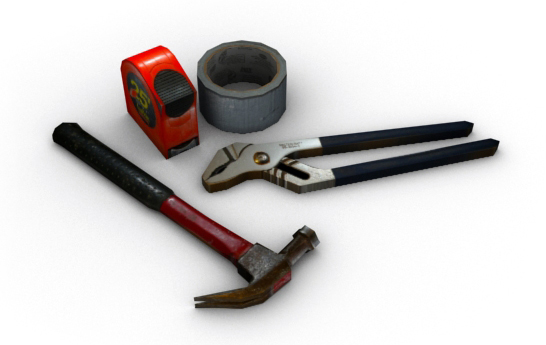
#> input picture tp1/tp1_python/images/tools.jpg, 546 x 345 px; the run also reads 5 pictures not shown here
$ python tp1.py
#> lines starting #> are read from the running program, lines starting #| are printed output that depends on the picture; after the words box and inside, x2 and y2 are one past the last pixel; in counts of white or black regions, pixels touching at a corner belong together
### tp1/tp1_python/gaussian_convolution.py
from scipy import signal
import gaussian_filter_2d as gf2d

def gaussianConvolution(I,sigma):
    G = gf2d.gaussianFilter2d(sigma)
    return signal.convolve2d(I,G,mode="same",boundary="symm")
    ## mode is the format of the returned array
    ## boundary is how you treat boundaries

### tp1/tp1_python/gradient.py
import numpy as np
import math
from scipy import signal

class imageGradient():
    def __init__(self, dIx, dIy, dI_norm, dI_orientation):
        self.dIx = dIx
        self.dIy = dIy
        self.dI_norm = dI_norm
        self.dI_orientation = dI_orientation


def computeGradientNoConvolution(I):
    n,m = I.shape
    ## These outputs have the size of I.shape-1 because of borders
    dIx = np.zeros((n-1,m-1))
    dIy = np.zeros((n-1,m-1))
    dI_norm = np.zeros((n-1,m-1))
    dI_orientation = np.zeros((n-1,m-1))

    for i in range(1,n-1):
        for j in range(1,m-1):
            dIx[i,j] = I[i+1,j]-I[i-1,j]
            dIy[i,j] = I[i,j+1]-I[i,j-1]
            dI_norm[i,j] = math.sqrt(math.pow(dIx[i,j],2)+math.pow(dIy[i,j],2))
            dI_orientation[i,j] = math.atan(dIy[i,j]/(0.0000001+dIx[i,j]))

    return imageGradient(dIx, dIy, dI_norm, dI_orientation)

def computeGradient(I):
    n,m = I.shape

    # G is the kernel with which we calculate the convolution
    # Here I used the Prewitt derivative filters
    Gy = np.matrix([[-1,0,1],[-2,0,2],[-1,0,1]])
    Gx = np.matrix([[1,2,1],[0,0,0],[-1,-2,-1]])

    dIx = signal.convolve2d(I,Gx,mode="same",boundary="symm")
    dIy = signal.convolve2d(I,Gy,mode="same",boundary="symm")

    dI_norm = np.zeros((n-1,m-1))
    dI_orientation = np.zeros((n-1,m-1))

    for i in range(1,n-1):
        for j in range(1,m-1):
            dI_norm[i,j] = math.sqrt(math.pow(dIx[i,j],2)+math.pow(dIy[i,j],2))
            dI_orientation[i,j] = math.atan(dIy[i,j]/(0.0000001+dIx[i,j]))

    return imageGradient(dIx, dIy, dI_norm, dI_orientation)

### tp1/tp1_python/quantify_gradient.py
import numpy as np
import math

def quantifyGradient(orientation):
    n,m = orientation.shape
    quant_orientation = np.zeros((n,m))
    PI = math.pi

    for i in range(n):
        for j in range(m):
            if orientation[i,j]>3*PI/8 or orientation[i,j]<=-3*PI/8:
                quant_orientation[i,j] = 1
            if orientation[i,j]<=3*PI/8 and orientation[i,j]>PI/8:
                quant_orientation[i,j] = 2
            if orientation[i,j]>-PI/8 and orientation[i,j]<=PI/8:
                quant_orientation[i,j] = 3
            if orientation[i,j]<=-PI/8 and orientation[i,j]>-3*PI/8:
                quant_orientation[i,j] = 4

    return quant_orientation

### tp1/tp1_python/non_max_supression.py
import numpy as np

def nms(dI_norm, quantified_orientation, threshold):
    n,m = dI_norm.shape

    candidate_edges = []

    #find all candidate edges
    for i in range(n):
        for j in range(m):
            if dI_norm[i,j]>threshold:
                candidate_edges.append((i,j))

    # nms_edges is a boolean matrix
    nms_edges = np.zeros((n-1,m-1))

    #Consider all candidates edges
    for k in range(len(candidate_edges)):
        i,j = candidate_edges[k]

        if i>0 and j>0 and i<n-1 and j<m-1:
            if quantified_orientation[i,j] == 3:
                if (dI_norm[i,j]>dI_norm[i-1,j]) and (dI_norm[i,j]>dI_norm[i+1,j]):
                        nms_edges[i,j] = 1
            elif quantified_orientation[i,j] == 4:
                if (dI_norm[i,j]>dI_norm[i-1,j-1]) and (dI_norm[i,j]>dI_norm[i+1,j+1]):
                        nms_edges[i,j] = 1
            elif quantified_orientation[i,j] == 1:
                if (dI_norm[i,j]>dI_norm[i,j-1]) and (dI_norm[i,j]>dI_norm[i,j+1]):
                        nms_edges[i,j] = 1
            elif quantified_orientation[i,j] == 2:
                if (dI_norm[i,j]>dI_norm[i+1,j-1]) and (dI_norm[i,j]>dI_norm[i-1,j+1]):
                        nms_edges[i,j] = 1
            else:
                print("non_max_suppression : the input orientation matrix is not valid.")

    return nms_edges

### tp1/tp1_python/canny_edges.py
import numpy as np
from gaussian_convolution import gaussianConvolution
from gradient import computeGradient
from quantify_gradient import quantifyGradient
from non_max_supression import nms

def cannyEdges(I,sigma,t1,t2):
    #t1>t2

    I_blurred = gaussianConvolution(I,sigma)
    I_gradient = computeGradient(I_blurred)
    dIx,dIy,dI_norm,dI_orientation = I_gradient.dIx,I_gradient.dIy,I_gradient.dI_norm,I_gradient.dI_orientation
    quantified_orientation = quantifyGradient(dI_orientation)
    nms_edges_1 = nms(dI_norm, quantified_orientation, t1)
    nms_edges_2 = nms(dI_norm, quantified_orientation, t2)

    #Hysteresis
    edges_to_visit = []
    n,m = nms_edges_1.shape
    for i in range(n):
        for j in range(m):
            if nms_edges_1[i,j] == 1:
                edges_to_visit.append((i,j))


    while len(edges_to_visit)>0:
        new_edges_to_visit = []
        for k in range(len(edges_to_visit)):
            edge_i,edge_j = edges_to_visit[k]

            for i in range(-1,2):
                for j in range(-1,2):
                    if (i!=0) and (j!=0):
                        if (edge_i+i>=0) and (edge_i+i<n) and (edge_j+j>=0) and (edge_j+j<m):
                            pei = edge_i + i
                            pej = edge_j + j
                            if (nms_edges_2[pei,pej] == 1) and (nms_edges_1[pei,pej] == 0):
                                nms_edges_1[pei,pej]=1
                                new_edges_to_visit.append((pei,pej))
        edges_to_visit = new_edges_to_visit

    return nms_edges_1


### tp1/tp1_python/gaussian_filter_2d.py
import math
import numpy as np

def gaussianFilter2d(sigma):
    int_sigma = math.ceil(sigma)

    x = np.arange(-2*int_sigma,2*int_sigma+1,1.)
    ##print(x)
    gaussian = lambda t: math.exp((-math.pow(t,2))/(2*pow(sigma,2)))
    fx = np.vectorize(gaussian)

    y = np.arange(-2*int_sigma,2*int_sigma+1,1)
    fy = np.vectorize(gaussian)

    f = np.dot(fx(x)[:,None],fy(y)[None,:])
    f = f/np.sum(f)

    return f


### tp1/tp1_python/tp1.py

# coding: utf-8

# # TP1 TRIVA - Louis Montaut

# This project is made using Python. I did the same thing with Octave (Matlab), but I spent less time on it since I wanted to exercise my python skills.<br>
# You can check out my matlab version, but this python version is the most advanced of the two.

# ##  Important presets

# In[1]:


import numpy as np
import matplotlib.pyplot as plt
import matplotlib.image as mpimg
import os


# In[2]:


file_name = 'images/tools.jpg'

#We need to get the format of the file because python treats png and jpg in a different way !
file_format = file_name[len(file_name)-3]+file_name[len(file_name)-2]+file_name[len(file_name)-1]


# In[3]:


def showImages(ImagesArray,name_of_file = '',saveFile = 'false'):
    fig = plt.figure(figsize=(13,13))

    n = len(ImagesArray)
    rows = n//2+1
    for i in range(n):
            fig.add_subplot(rows,2,i+1)
            plt.axis('off')
            plt.title(ImagesArray[i][1])
            plt.imshow(ImagesArray[i][0], cmap = plt.get_cmap('gray'))
    plt.show()

    if saveFile:
        #Do not forget to add the extension in the name_of_file
        fig.savefig('results/'+name_of_file+'.'+file_format)
    return None


# In[4]:


if not os.path.exists("results"):
    os.makedirs("results")


# In[5]:


def get_luminance(Irgb):
    return np.dot(Irgb[...,:3], [0.2126, 0.7152, 0.0722])


# ## I) Basic image processing

# ### RGB Image

# In[6]:


Irgb = mpimg.imread(file_name)
#> Irgb is the input picture: shape (345, 546, 3); mean R, G, B 208, 204.9, 204.2
fig = plt.figure(figsize=(6,6))
plt.axis('off')
plt.title('RGB image')
imgplot = plt.imshow(Irgb)
plt.show()


# ### Black and white

# In[7]:


I = get_luminance(Irgb)
showImages([(I,'B&W image')],'black_and_white',True)


# ### Noise

# **Why is there a different sigma_noise depending on jpg or png?**<br>
# Because Python doesn't interpret PNG and JPG files the same way. To python, a PNG file has grayscale values between 0 and 1. JPG files have grayscale values between 0 and 255.<br>
# **When we are looking at a JPG file, it is normal for the sigma_noise to be above 3. Divide this value by 255 if you want to get the same value for a PNG file.**
# **A PNG file will have a "strong" with sigma_noise>0.05**

# In[8]:


sigma_noise_1 = 0.05
sigma_noise_2 = 0.1
sigma_noise_3 = 0.3

if file_format == 'jpg':
    sigma_noise_1*=255
    sigma_noise_2*=255
    sigma_noise_3*=255

n,m = I.shape
#> n = 345; m = 546
I_noise_1 = I + np.random.randn(n,m)*sigma_noise_1
I_noise_2 = I + np.random.randn(n,m)*sigma_noise_2
I_noise_3 = I + np.random.randn(n,m)*sigma_noise_3

showImages([(I,'B&W image'),(I_noise_1,'Image with noise = '+str(sigma_noise_1)),
            (I_noise_2,'Image with noise = '+str(sigma_noise_2)),
            (I_noise_3,'Image with noise = '+str(sigma_noise_3))],'noise',True)


# ### Gaussian convolution

# For the Gaussian convolution, it is important to check if the integral (sum in this case) of the kernel we use to calculate the blurr is equal to 1. Here, we wrote the code in **gaussian_filter_2d.py** to match this property.

# In[9]:


import gaussian_convolution as gc
sigma_1 = 2
sigma_2 = 6
I_blurred_1 = gc.gaussianConvolution(I,sigma_1)
I_blurred_2 = gc.gaussianConvolution(I,sigma_2)

showImages([(I,'B&W image'),(I_blurred_1,'Blurred image with sigma = '+str(sigma_1)),
            (I_blurred_2,'Blurred image with sigma = '+str(sigma_2))],'gaussian_convolution',True)


# In Python, we can choose how the convolution is calculated on the edges. Here, I chose the parameter "symm" for the boundaries (check in **gaussian_convolution.py**). Therefore, the algorithm "prolongates" the boundaries of the image in order to calculate the blur.<br>
# If we don't do so, we get dark borders.

# ### Gradient

# **Why is there a different threshold depending on jpg or png?**<br>
# Because Python doesn't interpret PNG and JPG files the same way. To python, a PNG file has grayscale values between 0 and 1. JPG files have grayscale values between 0 and 255.<br>
# **When we are looking at a JPG file, it is normal for the threshold to be above 10. Divide this value by 255 if you want to get the same value for a PNG file.**

# In[10]:


threshold = 0.05

if file_format == 'jpg':
    threshold*=255


# Here, I made the code so that we can compute the gradient using two techniques.<br>
# The first one : **computeGradientNoConvolution** doesn't use kernels to compute the gradient. It just uses the standard finite differences.<br>
# The second one : **computeGradient** uses convolution to compute the gradient.

# In[11]:


from gradient import computeGradient, computeGradientNoConvolution

I_blurred = gc.gaussianConvolution(I,2)
I_gradient = computeGradientNoConvolution(I_blurred)
#I_gradient = computeGradient(I_blurred)
dIx,dIy,dI_norm,dI_orientation = I_gradient.dIx,I_gradient.dIy,I_gradient.dI_norm,I_gradient.dI_orientation

n,m = dI_norm.shape
#> n = 344; m = 545
dI_norm_threshold = np.zeros((n,m))

for i in range(n):
    for j in range(m):
        if dI_norm[i,j]>threshold:
            dI_norm_threshold[i,j]=dI_norm[i,j]

threshold_2 = 0.1
threshold_3 = 0.2

if file_format == 'jpg':
    threshold_2 = 0.1*255
    threshold_3 = 0.2*255

dI_norm_threshold_2 = np.zeros((n,m))
for i in range(n):
    for j in range(m):
        if dI_norm[i,j]>threshold_2:
            dI_norm_threshold_2[i,j]=dI_norm[i,j]


dI_norm_threshold_3 = np.zeros((n,m))
for i in range(n):
    for j in range(m):
        if dI_norm[i,j]>threshold_3:
            dI_norm_threshold_3[i,j]=dI_norm[i,j]

showImages([(dI_norm,'Gradient norm'),
            (dI_norm_threshold,'Gradient norm with threshold = '+str(threshold)),
           (dI_norm_threshold_2,'Gradient norm with threshold = '+str(threshold_2)),
           (dI_norm_threshold_3,'Gradient norm with threshold = '+str(threshold_3))],
           'gradient_norm',True)


# ## II) Canny Edge Detector

# ### Quantify Gradient

# In[12]:


from quantify_gradient import quantifyGradient
I_quantified_gradient = quantifyGradient(dI_orientation)

orientation = 2

n,m = I_quantified_gradient.shape
I_orientation = np.zeros((n,m))
for i in range(n):
    for j in range(m):
        if I_quantified_gradient[i,j] == orientation:
            I_orientation[i,j] = 1
        else :
            I_orientation[i,j] = 0
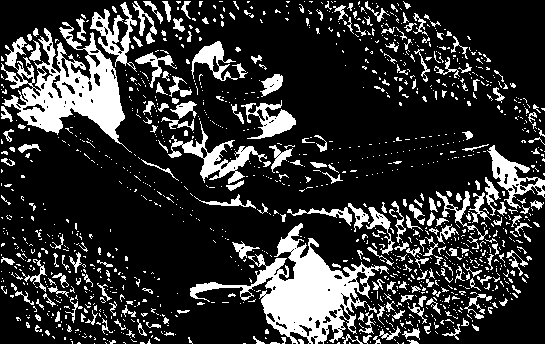
#> I_orientation: shape (344, 545) float64; values 0 (black) and 1 (white), 20% white; 1307 white regions (1069 under 20 px), largest, box (x1, y1, x2, y2) and area: (190, 223, 389, 344) 7371, (1, 22, 132, 153) 6446, (168, 121, 267, 184) 1481


showImages([(dI_norm,'Gradient norm'),(I_orientation,'Orientation = '+str(orientation))],'orientation',True)


# ### Non-max Suppression

# In[13]:


from non_max_supression import nms
I_nms_1 = nms(dI_norm, I_quantified_gradient, threshold)
#> after the loop in nms, `for k in range(len(candidate_edges)):`: nms_edges: shape (343, 544) float64; values 0 (black) and 1 (white), 1.4% white in thin lines or dots, all inside (x1, y1, x2, y2) = (52, 40, 502, 310)
I_nms_2 = nms(dI_norm, I_quantified_gradient, threshold*2)
#> after the loop in nms (call 2), `for k in range(len(candidate_edges)):`: nms_edges: shape (343, 544) float64; values 0 (black) and 1 (white), 1% white in thin lines or dots, all inside (x1, y1, x2, y2) = (52, 40, 501, 310)

showImages([(I_nms_1,'Non-max suppression with threshold = ' + str(threshold)),
            (I_nms_2,'Non-max suppresion with 2*threshold = '+str(2*threshold))],'Non_max_suppresion',True)


# With the non-max suppression, we already start to get some good idea of the edges. Now each of them are only a pixel wide.<br>
# **Here is the effect of noise on the non-max suppression : **

# In[14]:


I_blurred_noise_1 = gc.gaussianConvolution(I_noise_2,2)
I_blurred_noise_2 = gc.gaussianConvolution(I_noise_3,2)

I_gradient_noise_1 = computeGradientNoConvolution(I_blurred_noise_1)
I_gradient_noise_2 = computeGradientNoConvolution(I_blurred_noise_2)
#> after the loop in computeGradientNoConvolution (call 3), `for i in range(1,n-1):`:
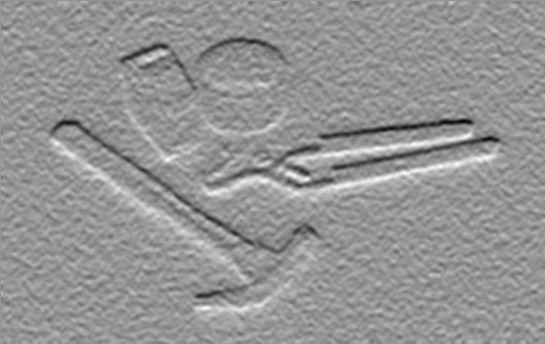
#> dIx: shape (344, 545) float64; min -101.8, max 72.49, mean 0; drawn with min black and max white
#> after the loop in computeGradientNoConvolution (call 3), `for i in range(1,n-1):`:
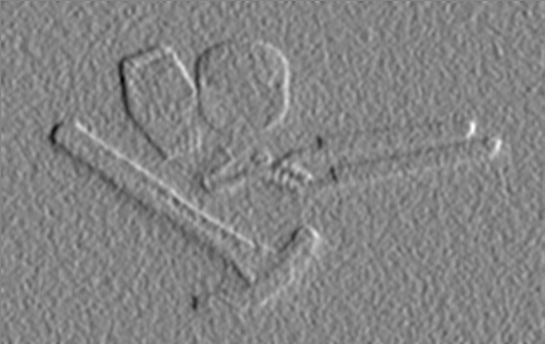
#> dIy: shape (344, 545) float64; min -97.55, max 90.2, mean 0; drawn with min black and max white

dIn1_norm = I_gradient_noise_1.dI_norm
dIn1_orientation = I_gradient_noise_1.dI_orientation
dIn2_norm = I_gradient_noise_2.dI_norm
dIn2_orientation = I_gradient_noise_2.dI_orientation

I_quantified_gradient_noise_1 = quantifyGradient(dIn1_orientation)
I_quantified_gradient_noise_2 = quantifyGradient(dIn2_orientation)

I_nms_noise_1 = nms(dIn1_norm, I_quantified_gradient_noise_1, threshold)
#> after the loop in nms (call 3), `for k in range(len(candidate_edges)):`: nms_edges: shape (343, 544) float64; values 0 (black) and 1 (white), 1.6% white in thin lines or dots, all inside (x1, y1, x2, y2) = (46, 1, 541, 317)
I_nms_noise_2 = nms(dIn2_norm, I_quantified_gradient_noise_2, threshold)
#> after the loop in nms (call 4), `for k in range(len(candidate_edges)):`: nms_edges: shape (343, 544) float64; values 0 (black) and 1 (white), 9.3% white in thin lines or dots

showImages([(I_nms_1,'Non-max suppression without noise'),
            (I_nms_noise_1,'Non-max suppression with noise = ' + str(sigma_noise_2)),
            (I_nms_noise_2,'Non-max suppression with noise = ' + str(sigma_noise_3))],
           'noise_non_max_suppresion',True)


# As we can see, the non-max suppression is robust towards noise because we blurred the image first.<br>
# But, if the noise is too strong, we start to get some unwanted edges in the non-max suppresion.

# ### Canny edges

# In[15]:


from canny_edges import cannyEdges
sigma = 2
t1 = 0.07
t2 = 0.002
t3 = 0.03
t4 = t2

if file_format == 'jpg':
    t1*=255
    t2*=255
    t3*=255
    t4*=255

Edges_1 = cannyEdges(I,sigma,t1,t2)
#> after the loop in computeGradient, `for i in range(1,n-1):`:
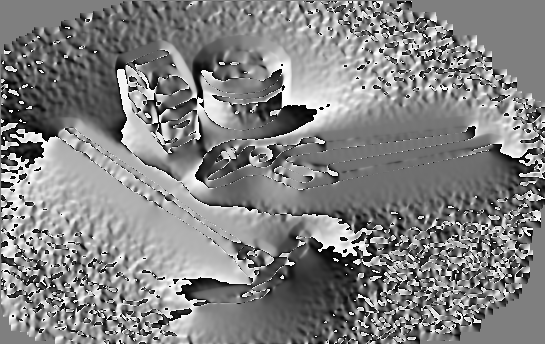
#> dI_orientation: shape (344, 545) float64; min -1.57, max 1.57, mean 0.0359; drawn with min black and max white
#> after the loop in quantifyGradient (call 4), `for i in range(n):`:
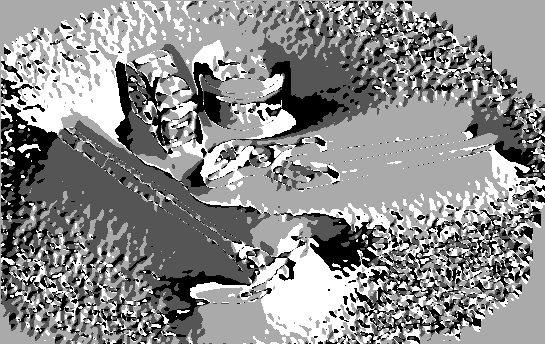
#> quant_orientation: shape (344, 545) float64; min 1, max 4, mean 2.65; drawn with min black and max white
#> after the loop in nms (call 5), `for k in range(len(candidate_edges)):`: nms_edges: shape (343, 544) float64; values 0 (black) and 1 (white), 3% white in thin lines or dots, all inside (x1, y1, x2, y2) = (52, 40, 499, 310)
#> after the loop in nms (call 6), `for k in range(len(candidate_edges)):`: nms_edges: shape (343, 544) float64; values 0 (black) and 1 (white), 11.5% white in thin lines or dots
#> after the loop in cannyEdges, `while len(edges_to_visit)>0:`:
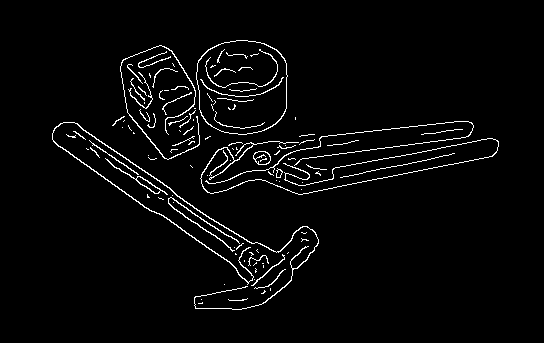
#> nms_edges_1: shape (343, 544) float64; values 0 (black) and 1 (white), 3.1% white in thin lines or dots, all inside (x1, y1, x2, y2) = (52, 40, 499, 310)
I_nms_1 = nms(dI_norm, I_quantified_gradient, t1)
Edges_2 = cannyEdges(I,sigma,t3,t4)
#> after the loop in nms (call 8), `for k in range(len(candidate_edges)):`:
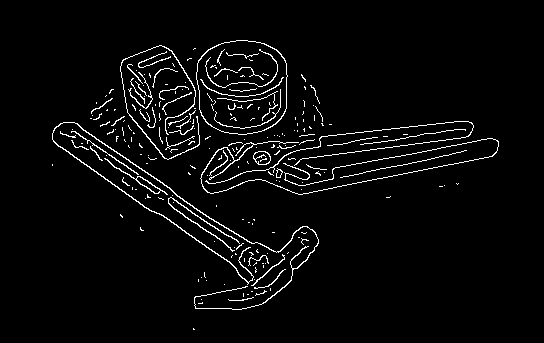
#> nms_edges: shape (343, 544) float64; values 0 (black) and 1 (white), 3.6% white in thin lines or dots, all inside (x1, y1, x2, y2) = (52, 40, 499, 330)
I_nms_2 = nms(dI_norm, I_quantified_gradient, t3)

showImages([(I_nms_1,'Non-max suppresion for t1 = '+str(round(t1,2))),
            (Edges_1,'Canny edge detection for t1 = '+str(round(t1,2))+' and t2 = '+str(round(t2,2))),
            (I_nms_2,'Non-max suppresion for t3 = '+str(round(t3,2))),
            (Edges_2,'Canny edge detection for t3 = '+str(round(t3,2))+' and t4 = '+str(round(t4,2)))]
           ,'canny_edge',True)


# **Remember that if we are on a jpg file, we need a threshold which is 255 times the same threshold needed for a PNG file.**
# In conclusion, when the highest threshold is lowered, we get more details but soon enough we start to get some edges we don't want.

# ### Canny edges detector with other images

# In[16]:


dpi = 60
im_data = plt.imread('results/lena_canny_edge.jpg')
height, width, dks = im_data.shape

figsize = width / float(dpi), height / float(dpi)

fig = plt.figure(figsize=figsize)
plt.axis('off')
imgplot = plt.imshow(im_data)
plt.show()


# The next two images are PNG images. As said before, for the PNG images, the threshold needs to be divided by 255 compared to the same threshold for a JPG image.

# In[17]:


dpi = 60
im_data = plt.imread('results/flower_canny_edge.png')
height, width, dks = im_data.shape

figsize = width / float(dpi), height / float(dpi)

fig = plt.figure(figsize=figsize)
plt.axis('off')
imgplot = plt.imshow(im_data)
plt.show()


# In[18]:


dpi = 60
im_data = plt.imread('results/dome_canny_edge.png')
height, width, dks = im_data.shape

figsize = width / float(dpi), height / float(dpi)

fig = plt.figure(figsize=figsize)
plt.axis('off')
imgplot = plt.imshow(im_data)
plt.show()


# ## III) Bilateral Filter

# For the bilateral filter, I used the matlab function provided in **tp1_matlab/BF.m**.

# We choose range_sampling so that sigma_s = 2range_sampling.<br>
# We choose spatial_sampling so that sigma_r = 2spatial_sampling.

# In[19]:


dpi = 60
im_data = plt.imread('results/bilateral_filter_1.png')
height, width, dks = im_data.shape

figsize = width / float(dpi), height / float(dpi)

fig = plt.figure(figsize=figsize)
plt.axis('off')
plt.title('sigma_spatial = 5 / sigma_sampling = 0.1')
imgplot = plt.imshow(im_data)
plt.show()


# In[20]:


dpi = 60
im_data = plt.imread('results/bilateral_filter_2.png')
height, width, dks = im_data.shape

figsize = width / float(dpi), height / float(dpi)

fig = plt.figure(figsize=figsize)
plt.axis('off')
plt.title('sigma_spatial = 5 / sigma_sampling = 1')
imgplot = plt.imshow(im_data)
plt.show()


# In[21]:


dpi = 60
#> (the run stopped early here; a loop or call above may not have finished)
